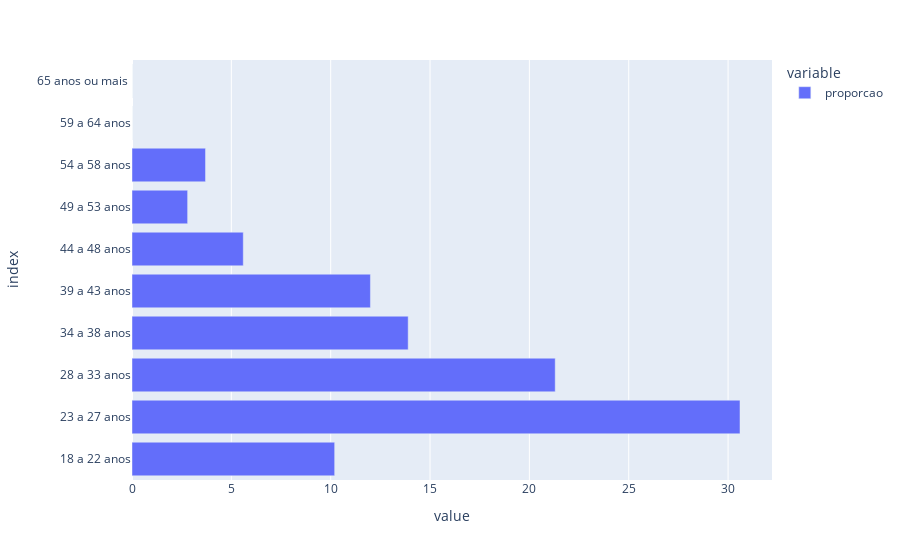

Source (notebook cell):
### Code cell
dadosFaixas['proporcao'].plot.barh()

### Figure 1 — Plotly figure (JSON) as saved in the notebook; plotly's stock layout.template omitted (floating-point values rounded to 4 significant figures)
{"data": [{"alignmentgroup": "True", "hovertemplate": "variable=proporcao<br>value=%{x}<br>index=%{y}<extra></extra>", "legendgroup": "proporcao", "marker": {"color": "#636efa", "pattern": {"shape": ""}}, "name": "proporcao", "offsetgroup": "proporcao", "orientation": "h", "showlegend": true, "textposition": "auto", "type": "bar", "x": [10.2, 30.6, 21.3, 13.9, 12, 5.6, 2.8, 3.7, 0, 0], "xaxis": "x", "y": ["18 a 22 anos", "23 a 27 anos", "28 a 33 anos", "34 a 38 anos", "39 a 43 anos", "44 a 48 anos", "49 a 53 anos", "54 a 58 anos", "59 a 64 anos", "65 anos ou mais "], "yaxis": "y"}], "layout": {"barmode": "relative", "legend": {"title": {"text": "variable"}, "tracegroupgap": 0}, "margin": {"t": 60}, "xaxis": {"anchor": "y", "domain": [0, 1], "title": {"text": "value"}}, "yaxis": {"anchor": "x", "domain": [0, 1], "title": {"text": "index"}}}}
